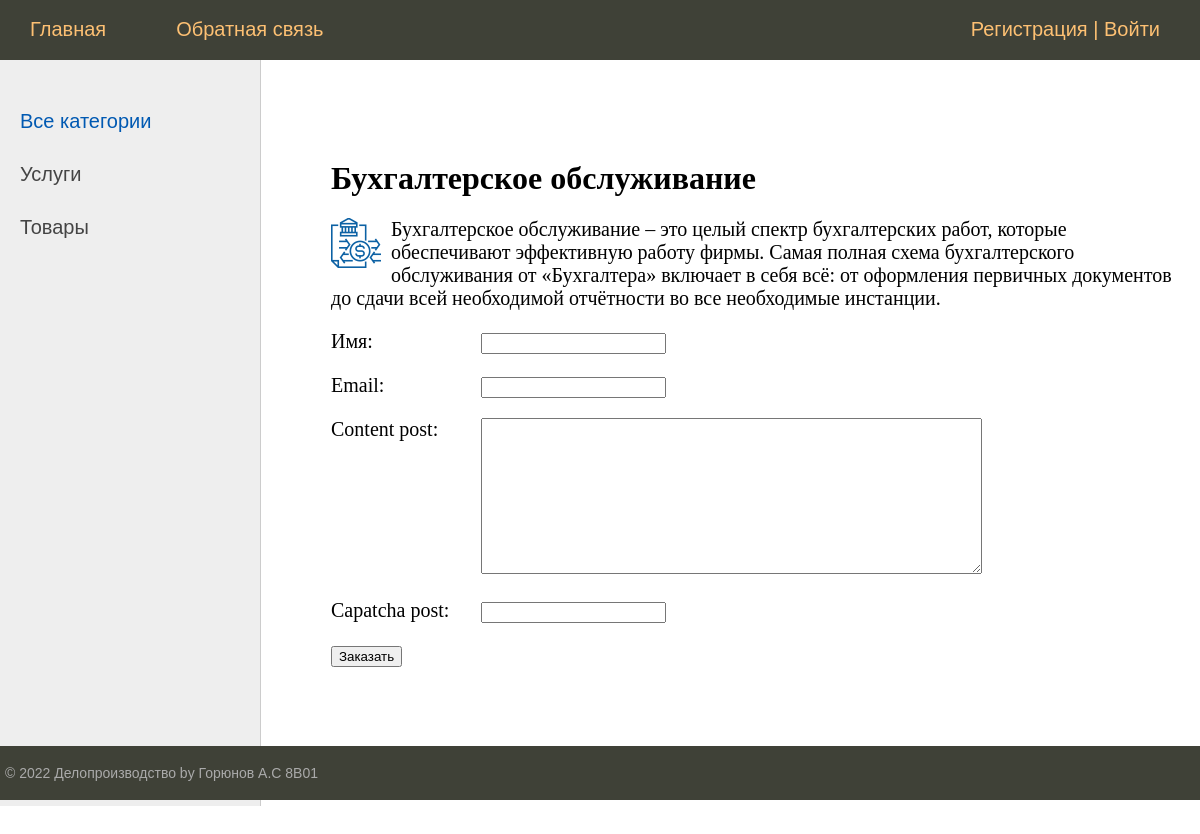
The page /post/buhgalterskoe-obsluzhivanie/ on the database its author committed.
### officework/models.py (models this page shows, shortened)
class Category(models.Model):
    name = models.CharField(max_length=100, db_index=True)
    slug = models.SlugField(max_length=255, unique=True, db_index=True, verbose_name="URL")
    def get_absolute_url(self):
        return reverse('category', kwargs={'cat_slug': self.slug})
    class Meta:
        ordering = ['id']

class Project(models.Model):
    author = models.ForeignKey(User, on_delete=models.CASCADE, verbose_name='Владелец записи', blank=True, null=True)
    title = models.CharField(max_length=255)
    slug = models.SlugField(max_length=255, unique=True, db_index=True, verbose_name="URL")
    content = models.TextField(blank=True)
    photo = models.ImageField(upload_to="photo/%Y/%m/%d/")
    time_create = models.DateTimeField(auto_now_add=True)
    time_update = models.DateTimeField(auto_now=True)
    is_published = models.BooleanField(default=True)
    cat = models.ForeignKey('Category', on_delete=models.PROTECT)
    def __str__(self):
        return self.title

### officework/views.py (the view, shortened to what this page needs)
# urls.py: path('post/<slug:post_slug>/', ShowPost.as_view(), name='post'),
class ShowPost(DataMixin, DetailView, FormView):
    form_class = ContactFormPost
    model = Project
    template_name = 'officework/post.html'
    slug_url_kwarg = 'post_slug'
    context_object_name = 'post'
    def get_context_data(self, *, object_list=None, **kwargs):
        context = super().get_context_data(**kwargs)
        c_def = self.get_user_context(title=context['post'])
        return dict(list(context.items()) + list(c_def.items()))

### officework/forms.py
class ContactFormPost(forms.Form):
    name_post = forms.CharField(label='Имя', max_length=255)
    email_post = forms.EmailField(label='Email')
    content_post = forms.CharField(widget=forms.Textarea(attrs={'cols': 60, 'rows': 10}))
    capatcha_post = CaptchaField()

### officework/templatetags/officework_tags.py (called while the page is built)
@register.inclusion_tag('officework/list_categories.html')
def show_categories(sort=None, cat_selected=0):
    if not sort:
        cats = Category.objects.all()
    else:
        cats = Category.objects.order_by(sort)
    return {"cats": cats, "cat_selected": cat_selected}

### officework/utils.py (called while the page is built)
    def get_user_context(self, **kwargs):
        context = kwargs
        user_menu = menu.copy()
        if (not self.request.user.is_superuser) and (not self.request.user.is_staff):
            user_menu.pop(1)
        cats = Category.objects.all()
        context['menu'] = user_menu
        context['cats'] = cats
        if 'cat_selected' not in context:
            context['cat_selected'] = 0
        return context

### officework/templates/officework/post.html (shortened to what this page needs)
{% extends 'officework/base.html' %}
{% block content %}
<h1>{{post.title}}</h1>
<p><img class="img-article-left" src="{{post.photo.url}}"></p>
{{post.content|linebreaks}}
<form method="post">
    {% for f in form %}
    <p><label class="form-label" for="{{ f.id_for_label }}">{{f.label}}: </label>{{ f }}</p>
    {% endfor %}
            <button type="submit">Заказать</button>
</form>
{% endblock %}

### officework/templates/officework/list_categories.html
{% for c in cats %}
		{% if c.pk == cat_selected %}
			<li class="selected">{{c.name}}</li>
		{% else %}
			<li><a href="{{ c.get_absolute_url }}">{{c.name}}</a></li>
		{% endif %}
{% endfor %}

### officework/static/officework/css/styles.css (style rules this page uses)
html, body { font-family: 'Arial'; margin: 0; padding: 0; height: 100%; width: 100%; color: #444; }
a { color: #0059b2; text-decoration: none; }
img { max-width: 600px; height: auto; }
img.img-article-left { max-width: 300px; height: auto; float: left; padding: 0 10px 10px 0; }
.left-chapters ul li { margin: 30px 0 0 0; color: #999; }
.left-chapters ul li a { color: #444; text-decoration: none; }
.content-text h1 { font-size: 32px; }
.form-label { display: inline-block; min-width: 150px; vertical-align: top; }

### rows shown on the page
Category: name "Услуги"
Category: name "Товары"
Project: title "Бухгалтерское обслуживание", photo (picture), content "Бухгалтерское обслуживание – это целый спектр бухгалтерских работ, которые обеспечивают эффективную работу фирмы. Самая полная схема бухгалтерского обслуживания от «Бухгалтера» включает в себя всё: от оформления первичных документов до сдачи всей необходимой отчётности во все необходимые инстанции."

### other values the page prints
{{ m.title }} "Главная" "Обратная связь"
{{ f.label }} "Имя" "Email" "Content post" "Capatcha post"
